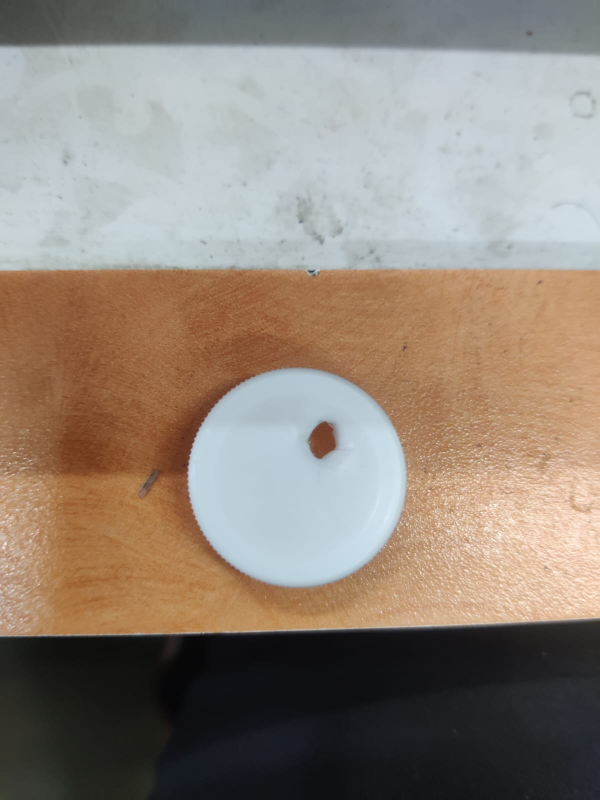
#> input picture Sample2.jpeg, 1200 x 1600 px, given in place of input.mp4, which was not available (shown at 1/2 size)
$ python cap_inspection_ui.py
#> lines starting #> are read from the running program, lines starting #| are printed output that depends on the picture; after the words box and inside, x2 and y2 are one past the last pixel; in counts of white or black regions, pixels touching at a corner belong together; pictures that were not available may be replaced by others from this repository, and a replacement may not be noted
import cv2
import numpy as np
import argparse
import os
from datetime import datetime

class CapInspectionUI:
    def __init__(self, video_source=0, output_dir="output"):
        # Create output directories
        self.output_dir = output_dir
        os.makedirs(output_dir, exist_ok=True)
        os.makedirs(os.path.join(output_dir, "defect_images"), exist_ok=True)

        # Open video source
        if isinstance(video_source, str) and os.path.isfile(video_source):
            self.cap = cv2.VideoCapture(video_source)
        else:
            self.cap = cv2.VideoCapture(video_source)

        if not self.cap.isOpened():
            raise IOError(f"Cannot open video source: {video_source}")

        # Get video properties
        self.frame_width = int(self.cap.get(cv2.CAP_PROP_FRAME_WIDTH))
        self.frame_height = int(self.cap.get(cv2.CAP_PROP_FRAME_HEIGHT))

        print(f"Video opened successfully. Resolution: {self.frame_width}x{self.frame_height}")

        # Set up central ROI for inspection
        roi_width = int(self.frame_width * 0.3)
        roi_height = int(self.frame_height * 0.3)
        self.central_roi = {
            'x': (self.frame_width - roi_width) // 2,
            'y': (self.frame_height - roi_height) // 2,
            'width': roi_width,
            'height': roi_height
        }

        # Initialize object tracking
        self.next_object_id = 1
        self.tracked_objects = {}
        self.current_object_in_roi = None

        # Initialize background subtractor for motion detection
        self.bg_subtractor = cv2.createBackgroundSubtractorMOG2(history=100, varThreshold=50, detectShadows=False)

        # Define UI parameters
        self.inspection_ui_width = 400
        self.ui_height = self.frame_height
        self.ui_width = self.frame_width + self.inspection_ui_width

        # Defect history
        self.defect_history = []
        self.object_history = []

    def detect_objects(self, frame):
        """Detect objects using background subtraction and contour analysis"""
        # Apply background subtraction
        fg_mask = self.bg_subtractor.apply(frame)

        # Apply morphological operations to clean up the mask
        kernel = cv2.getStructuringElement(cv2.MORPH_ELLIPSE, (5, 5))
        fg_mask = cv2.morphologyEx(fg_mask, cv2.MORPH_OPEN, kernel)
        fg_mask = cv2.morphologyEx(fg_mask, cv2.MORPH_CLOSE, kernel)

        # Apply additional noise removal
        fg_mask = cv2.medianBlur(fg_mask, 5)

        # Find contours
        contours, _ = cv2.findContours(fg_mask, cv2.RETR_EXTERNAL, cv2.CHAIN_APPROX_SIMPLE)

        # Filter contours by size
        min_area = 500  # Minimum contour area to be considered an object
        max_area = self.frame_width * self.frame_height * 0.5  # Maximum area (50% of frame)

        filtered_contours = []
        for c in contours:
            area = cv2.contourArea(c)
            if min_area < area < max_area:
                # Additional filtering based on aspect ratio
                x, y, w, h = cv2.boundingRect(c)
                aspect_ratio = float(w) / h

                # Accept objects with reasonable aspect ratios
                if 0.5 < aspect_ratio < 2.0:
                    filtered_contours.append(c)

        return filtered_contours

    # [127 lines left out: functions is_in_central_roi, analyze_object_properties, not called in this run]

    def track_objects(self, frame, contours):
        """Track detected objects across frames"""
        current_tracked = {}

        # Check existing tracked objects against new detections
        for contour in contours:
            x, y, w, h = cv2.boundingRect(contour)

            # Check if this object corresponds to an existing tracked object
            new_object = True
            for obj_id, obj_info in self.tracked_objects.items():
                tx, ty, tw, th = obj_info['bbox']

                # Check for overlap
                if (x < tx + tw and x + w > tx and
                    y < ty + th and y + h > ty):
                    # This is likely the same object
                    current_tracked[obj_id] = {
                        'bbox': (x, y, w, h),
                        'contour': contour,
                        'frames_tracked': obj_info['frames_tracked'] + 1
                    }
                    new_object = False
                    break

            # If no matching object was found, create a new one
            if new_object:
                current_tracked[self.next_object_id] = {
                    'bbox': (x, y, w, h),
                    'contour': contour,
                    'frames_tracked': 1
                }
                self.next_object_id += 1

        # Update tracked objects
        self.tracked_objects = current_tracked
        return current_tracked

    def create_inspection_ui(self, main_frame, object_in_roi=None):
        """Create the inspection UI panel showing cap properties and inspection results"""
        # Create a white background for the UI panel
        ui_panel = np.ones((self.ui_height, self.inspection_ui_width, 3), dtype=np.uint8) * 255

        # Draw header
        cv2.putText(ui_panel, "Cap Inspection Results", (20, 40),
                   cv2.FONT_HERSHEY_SIMPLEX, 0.9, (0, 0, 0), 2)

        # Draw separator line
        cv2.line(ui_panel, (20, 60), (self.inspection_ui_width - 20, 60), (200, 200, 200), 2)

        # If there is an object in ROI, display its properties
        if object_in_roi:
            # Extract object image
            roi_x, roi_y, roi_w, roi_h = object_in_roi['bbox']
            roi_img = main_frame[roi_y:roi_y+roi_h, roi_x:roi_x+roi_w].copy()

            # Resize ROI image to fit in UI
            display_size = 220
            display_img = cv2.resize(roi_img, (display_size, display_size))

            # Display object image
            h_offset = 80
            ui_panel[h_offset:h_offset+display_size,
                    (self.inspection_ui_width-display_size)//2:(self.inspection_ui_width+display_size)//2] = display_img

            # Draw object ID
            cv2.putText(ui_panel, f"Cap ID:", (40, h_offset + display_size + 40),
                       cv2.FONT_HERSHEY_SIMPLEX, 0.8, (0, 0, 0), 1)
            cv2.putText(ui_panel, f"{object_in_roi['id']}", (200, h_offset + display_size + 40),
                       cv2.FONT_HERSHEY_SIMPLEX, 0.8, (0, 0, 0), 2)

            # Draw inspection results using the format from the reference image
            properties = self.analyze_object_properties(roi_img)

            # Shape status
            y_offset = h_offset + display_size + 80
            cv2.putText(ui_panel, "Shape:", (40, y_offset),
                       cv2.FONT_HERSHEY_SIMPLEX, 0.8, (0, 0, 0), 1)
            status_color = (0, 255, 0) if properties['shape_status'] == "OK" else (0, 0, 255)
            cv2.putText(ui_panel, properties['shape_status'], (200, y_offset),
                       cv2.FONT_HERSHEY_SIMPLEX, 0.8, status_color, 2)

            # Color status
            y_offset += 40
            cv2.putText(ui_panel, "Color:", (40, y_offset),
                       cv2.FONT_HERSHEY_SIMPLEX, 0.8, (0, 0, 0), 1)
            status_color = (0, 255, 0) if properties['color_status'] == "OK" else (0, 0, 255)
            cv2.putText(ui_panel, properties['color_status'], (200, y_offset),
                       cv2.FONT_HERSHEY_SIMPLEX, 0.8, status_color, 2)

            # Position status
            y_offset += 40
            cv2.putText(ui_panel, "Position:", (40, y_offset),
                       cv2.FONT_HERSHEY_SIMPLEX, 0.8, (0, 0, 0), 1)
            status_color = (0, 255, 0) if properties['position_status'] == "OK" else (0, 0, 255)
            cv2.putText(ui_panel, properties['position_status'], (200, y_offset),
                       cv2.FONT_HERSHEY_SIMPLEX, 0.8, status_color, 2)

            # Store analysis results with the object
            object_in_roi['properties'] = properties

            # Add timestamp for when this object was analyzed
            object_in_roi['timestamp'] = datetime.now()

            # Store object in history if not already there
            if not any(obj['id'] == object_in_roi['id'] for obj in self.object_history):
                self.object_history.append(object_in_roi)

        else:
            # No object in ROI
            cv2.putText(ui_panel, "No Object Detected", (50, 200),
                       cv2.FONT_HERSHEY_SIMPLEX, 0.9, (100, 100, 100), 2)

        return ui_panel

    def process_frame(self, frame):
        """Process a video frame and create the inspection UI"""
        # Create a copy for visualization
        display_frame = frame.copy()

        # Detect objects
        object_contours = self.detect_objects(frame)

        # Track objects
        tracked_objects = self.track_objects(frame, object_contours)

        # Draw central ROI
        roi = self.central_roi
        cv2.rectangle(display_frame,
                     (roi['x'], roi['y']),
                     (roi['x'] + roi['width'], roi['y'] + roi['height']),
                     (0, 255, 0), 2)

        # Add ROI label
        cv2.putText(display_frame, "Inspection Zone",
                   (roi['x'], roi['y'] - 10),
                   cv2.FONT_HERSHEY_SIMPLEX, 0.6, (0, 255, 0), 2)

        # Object in central ROI
        self.current_object_in_roi = None

        # Draw bounding boxes and process objects
        for obj_id, obj_info in tracked_objects.items():
            x, y, w, h = obj_info['bbox']

            # Draw bounding box
            cv2.rectangle(display_frame, (int(x), int(y)), (int(x + w), int(y + h)), (255, 0, 0), 2)
            cv2.putText(display_frame, f"ID: {obj_id}", (int(x), int(y) - 10),
                       cv2.FONT_HERSHEY_SIMPLEX, 0.5, (255, 0, 0), 2)

            # Check if object is in central ROI
            if self.is_in_central_roi((x, y, w, h)):
                # Highlight object in central ROI
                cv2.rectangle(display_frame, (int(x), int(y)), (int(x + w), int(y + h)), (0, 0, 255), 3)

                # Extract ROI image
                roi_img = frame[int(y):int(y+h), int(x):int(x+w)]
                if roi_img.size == 0:  # Skip if ROI is empty
                    continue

                # Store object in ROI for inspection UI
                self.current_object_in_roi = {
                    'id': obj_id,
                    'bbox': (x, y, w, h),
                    'timestamp': datetime.now(),
                    'roi_image': roi_img.copy() if roi_img.size > 0 else None
                }

        # Create the inspection UI panel
        inspection_ui = self.create_inspection_ui(frame, self.current_object_in_roi)

        # Combine main frame and inspection UI
        combined_ui = np.zeros((self.ui_height, self.ui_width, 3), dtype=np.uint8)
        combined_ui[:, :self.frame_width] = display_frame
        combined_ui[:, self.frame_width:] = inspection_ui

        return combined_ui

    def run(self):
        """Run the cap inspection UI"""
        print("Starting Cap Inspection UI")
        print("Press 'q' to quit, 's' to save a screenshot")

        while True:
            # Read a frame
            ret, frame = self.cap.read()
            if not ret:
                print("End of video stream")
                break

            # Process the frame
            ui_frame = self.process_frame(frame)

            # Display the UI
            cv2.imshow("Cap Inspection System", ui_frame)

            # Process key events
            key = cv2.waitKey(1) & 0xFF
            if key == ord('q'):
                break
            elif key == ord('s'):
                # Save screenshot
                timestamp = datetime.now().strftime("%Y%m%d_%H%M%S")
                screenshot_path = os.path.join(self.output_dir, f"inspection_{timestamp}.jpg")
                cv2.imwrite(screenshot_path, ui_frame)
                print(f"Screenshot saved to {screenshot_path}")

        # Release everything when done
        self.cap.release()
        cv2.destroyAllWindows()
        print("Cap Inspection UI closed")

def main():
    # Parse command line arguments
    parser = argparse.ArgumentParser(description='Bottle Cap Inspection UI')
    parser.add_argument('--video', type=str, default='input.mp4', help='Path to video file or camera index')
    parser.add_argument('--output', type=str, default='output', help='Output directory')

    args = parser.parse_args()

    # Check if the video source is a file or camera index
    video_source = args.video
    if video_source.isdigit():
        video_source = int(video_source)

    # Create and run the inspection UI
    ui = CapInspectionUI(video_source=video_source, output_dir=args.output)
    ui.run()
#> in run, frame is the input picture: shape (1600, 1200, 3); mean B, G, R 121.9, 133, 144.7
#> in detect_objects, `contours, _ = cv2.findContours(fg_mask, cv2.RETR_EXTERNAL, cv2.CHAIN_A..`: contours = [[[0, 0], [0, 1599], [1199, 1599], [1199, 0]]]
#> the loop in detect_objects, `for c in contours:` made 1 pass
#> (c, area) on pass 1: ([[0, 0], [0, 1599], [1199, 1599], [1199, 0]], 1917201)
#> after the loop in detect_objects, `for c in contours:`: filtered_contours = []
#> after the loop in track_objects, `for contour in contours:`: current_tracked = 0 items; self.next_object_id = 1
#> in track_objects, `self.tracked_objects = current_tracked`: self.tracked_objects = 0 items
#> in process_frame, `cv2.putText(display_frame, "Inspection Zone", (roi['x'], roi['y'] - 10..`:
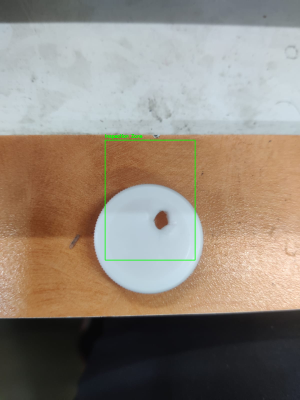
#> display_frame: shape (1600, 1200, 3) (shown at 1/4 size); mean B, G, R 121.4, 133.3, 144.1
#> in create_inspection_ui, `cv2.putText(ui_panel, "Cap Inspection Results", (20, 40), cv2.FONT_HER..`:
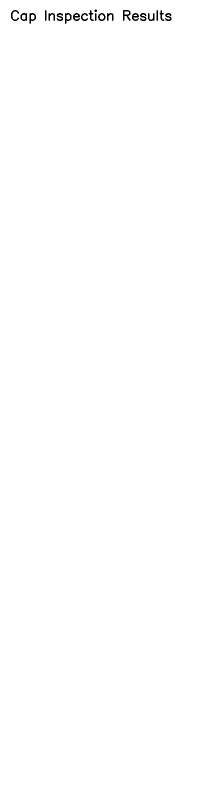
#> ui_panel: shape (1600, 400, 3) (shown at 1/2 size); 99.7% white; 21 black regions, largest, box (x1, y1, x2, y2) and area: (246, 20, 261, 42) 174, (130, 26, 143, 48) 138, (59, 26, 72, 48) 137
#> in create_inspection_ui, `cv2.putText(ui_panel, "No Object Detected", (50, 200), cv2.FONT_HERSHE..`:
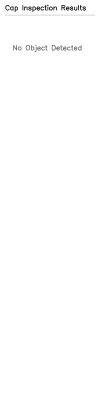
#> ui_panel: shape (1600, 400, 3) (shown at 1/4 size); min 0, max 255, mean 253.5
#> in process_frame, `combined_ui[:, :self.frame_width] = display_frame`:
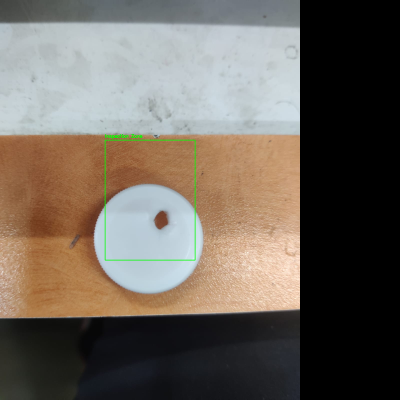
#> combined_ui: shape (1600, 1600, 3) (shown at 1/4 size); mean B, G, R 91.1, 100, 108.1
#> in process_frame, `combined_ui[:, self.frame_width:] = inspection_ui`:
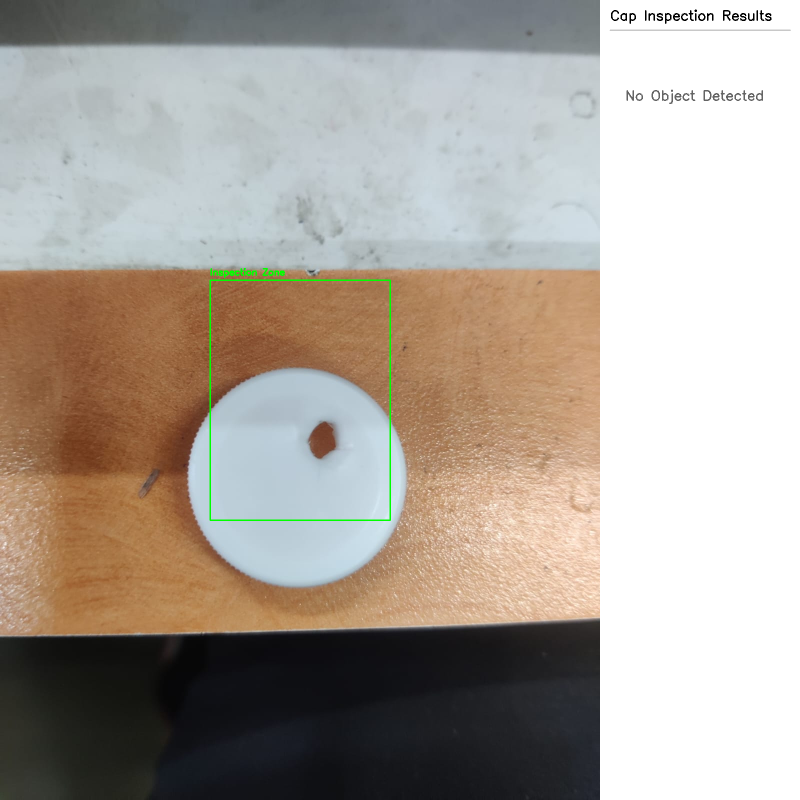
#> combined_ui: shape (1600, 1600, 3) (shown at 1/2 size); mean B, G, R 154.5, 163.4, 171.5
#> (key q is pressed here)

if __name__ == "__main__":
    main()

$ run again, on Sample3.jpeg
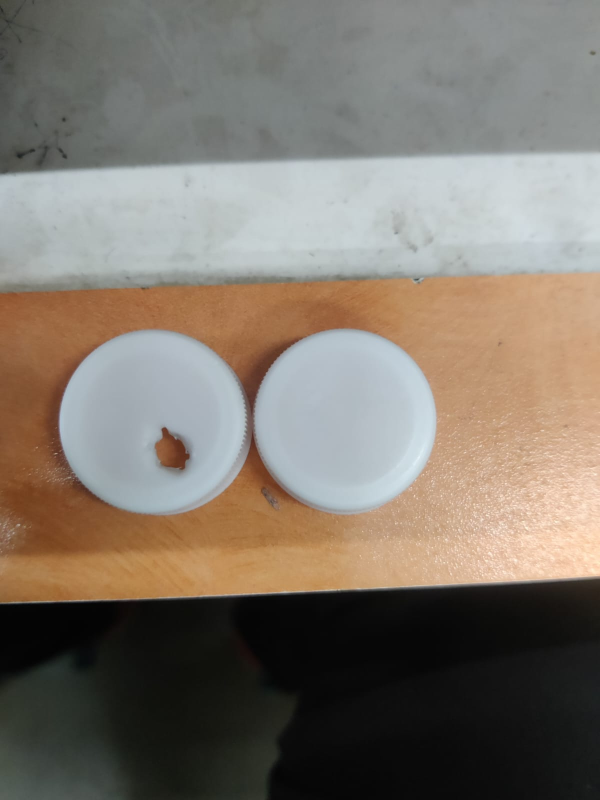
#> input picture Sample3.jpeg, 1200 x 1600 px, given in place of input.mp4, which was not available (shown at 1/2 size)
#> in run, frame is the input picture: shape (1600, 1200, 3); mean B, G, R 108.6, 118.7, 127.3
#> fg_mask: shape (1600, 1200); every value is 255
#> contours = [[[0, 0], [0, 1599], [1199, 1599], [1199, 0]]]
#> the loop in detect_objects, `for c in contours:` made 1 pass
#> (c, area) on pass 1: ([[0, 0], [0, 1599], [1199, 1599], [1199, 0]], 1917201)
#> after the loop in detect_objects, `for c in contours:`: filtered_contours = []
#> after the loop in track_objects, `for contour in contours:`: current_tracked = 0 items; self.next_object_id = 1
#> self.tracked_objects = 0 items
#> in process_frame, `combined_ui[:, :self.frame_width] = display_frame`:
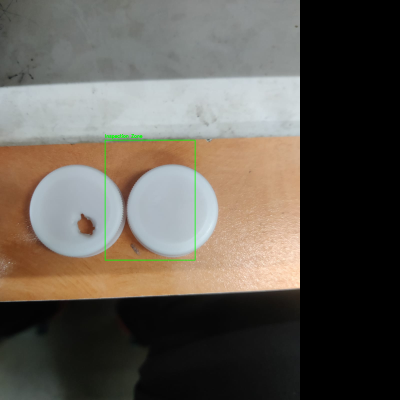
#> combined_ui: shape (1600, 1600, 3) (shown at 1/4 size); mean B, G, R 81.1, 89.2, 95.1
#> in process_frame, `combined_ui[:, self.frame_width:] = inspection_ui`:
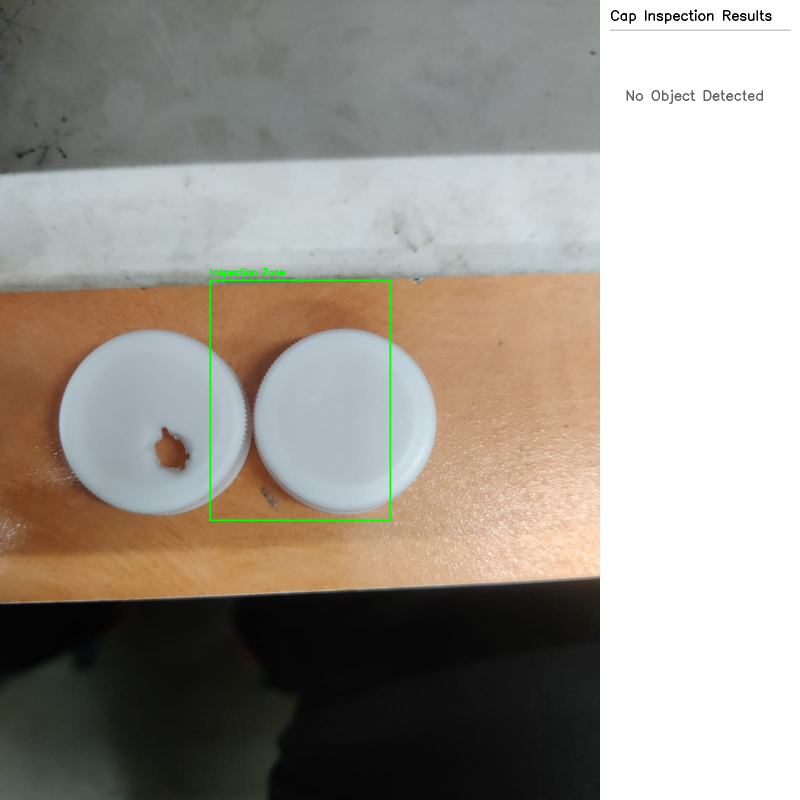
#> combined_ui: shape (1600, 1600, 3) (shown at 1/2 size); mean B, G, R 144.5, 152.6, 158.5

$ run again, on sample1.jpeg
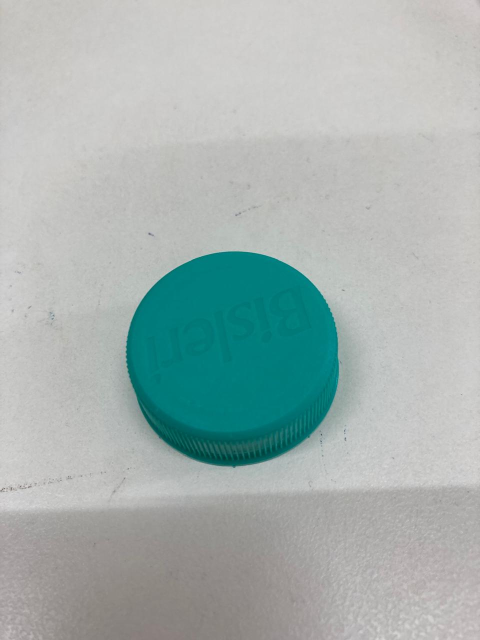
#> input picture sample1.jpeg, 960 x 1280 px, given in place of input.mp4, which was not available (shown at 1/2 size)
#> in run, frame is the input picture: shape (1280, 960, 3); mean B, G, R 176.2, 178.4, 164.6
#> fg_mask: shape (1280, 960); every value is 255
#> contours = [[[0, 0], [0, 1279], [959, 1279], [959, 0]]]
#> the loop in detect_objects, `for c in contours:` made 1 pass
#> (c, area) on pass 1: ([[0, 0], [0, 1279], [959, 1279], [959, 0]], 1226561)
#> after the loop in detect_objects, `for c in contours:`: filtered_contours = []
#> after the loop in track_objects, `for contour in contours:`: current_tracked = 0 items; self.next_object_id = 1
#> self.tracked_objects = 0 items
#> in create_inspection_ui, `cv2.putText(ui_panel, "Cap Inspection Results", (20, 40), cv2.FONT_HER..`:
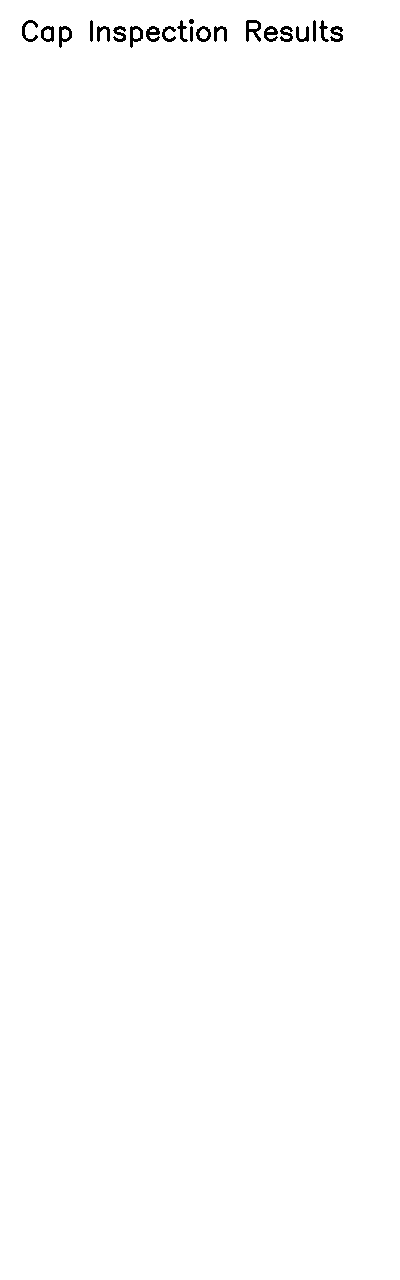
#> ui_panel: shape (1280, 400, 3); 99.6% white; 21 black regions, largest, box (x1, y1, x2, y2) and area: (246, 20, 261, 42) 174, (130, 26, 143, 48) 138, (59, 26, 72, 48) 137
#> in process_frame, `combined_ui[:, self.frame_width:] = inspection_ui`:
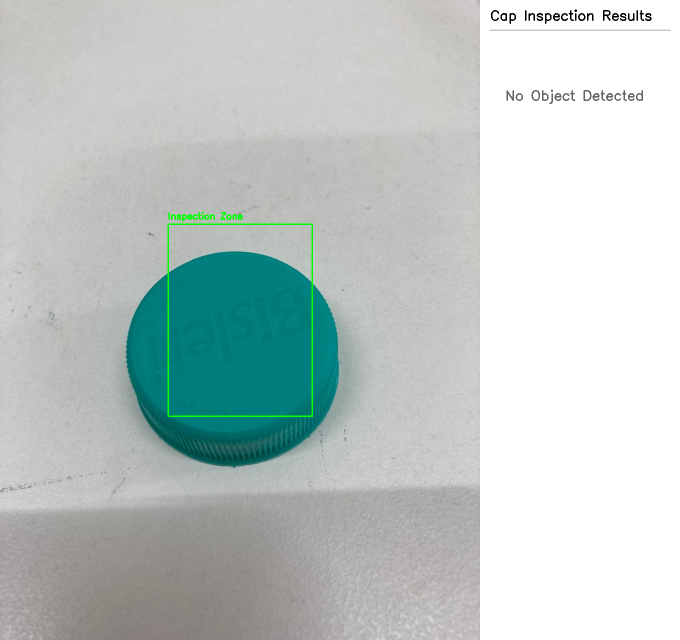
#> combined_ui: shape (1280, 1360, 3) (shown at 1/2 size); mean B, G, R 198.4, 200.7, 190.4
